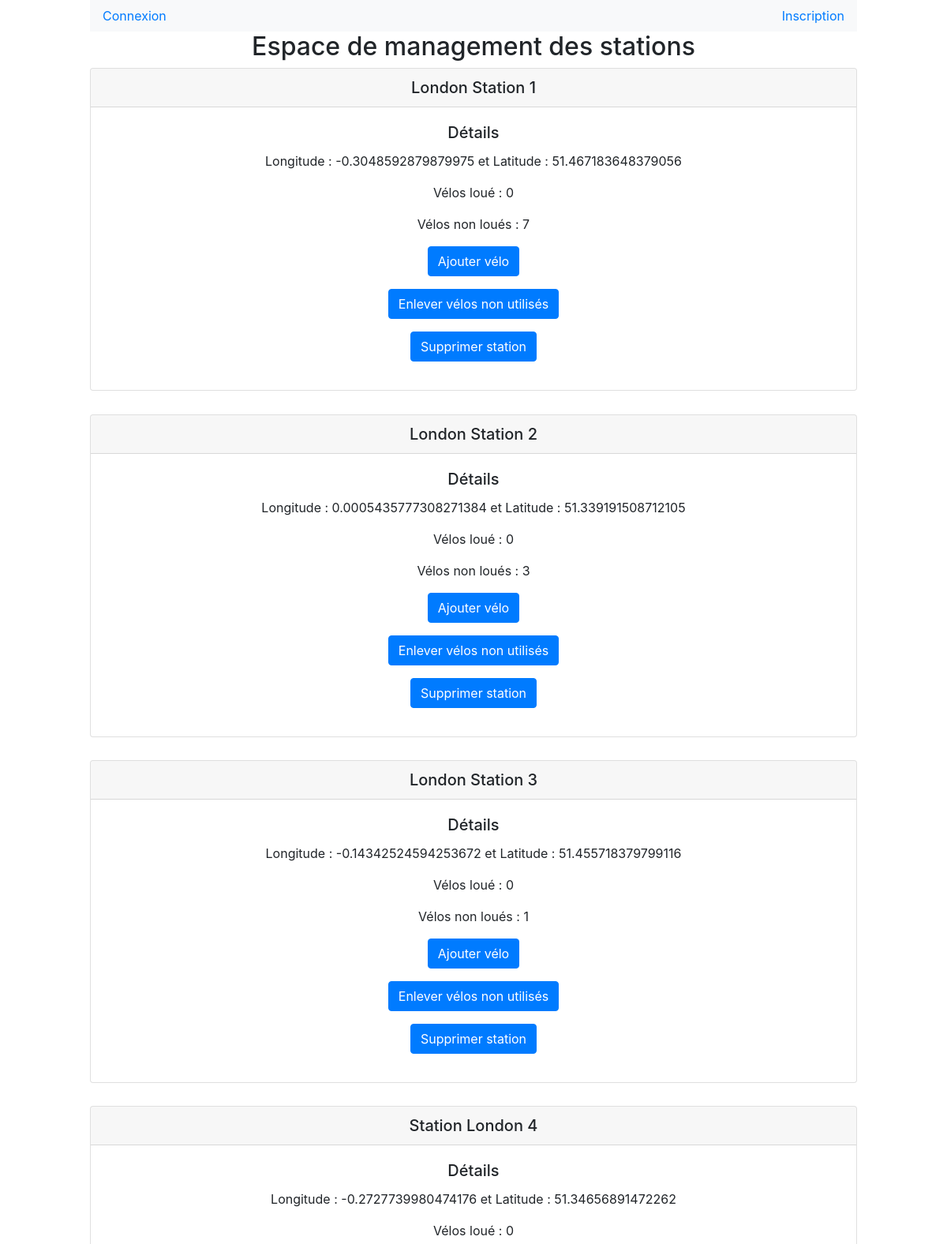
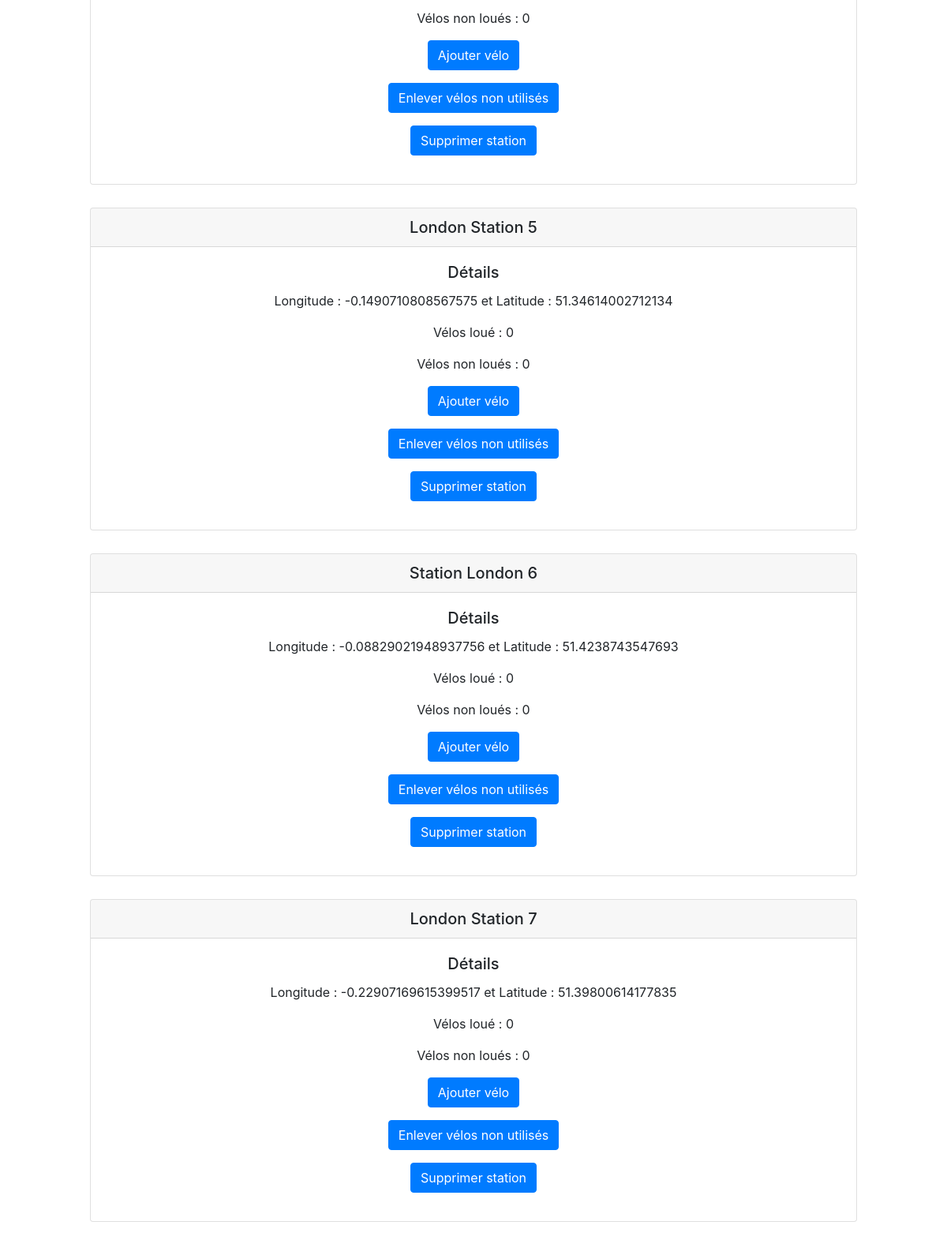
/gererstationsvelos.php (upper part), run on the app's committed database (2 pictures, top to bottom).
### tables this page shows
CREATE TABLE IF NOT EXISTS `stations` (
  `id` int(11) NOT NULL AUTO_INCREMENT,
  `nom` varchar(255) NOT NULL,
  `longitude` varchar(255) NOT NULL,
  `latitude` varchar(255) NOT NULL,
  PRIMARY KEY (`id`)
);

### gererstationsvelos.php (the view, shortened to what this page needs)
<?php
include ("header.php");
?>
<body class="container" style="text-align:center;">
    <h2>Espace de management des stations</h2>
    <?php
        $requete = $db->prepare('SELECT * FROM stations');
        $requete->execute();
        $row = $requete->fetchall();
        foreach ($row as $value) {
            $requete = $db->prepare('SELECT * FROM velos JOIN stationsvelosutilisateurs ON velos.id = stationsvelosutilisateurs.idvelos JOIN stations ON stationsvelosutilisateurs.idstations = stations.id WHERE etat="non louer" AND stations.id = '.$value[0].'');
            $requete->execute();
            $count = $requete->rowCount();
            $requete2 = $db->prepare('SELECT * FROM velos JOIN stationsvelosutilisateurs ON velos.id = stationsvelosutilisateurs.idvelos JOIN stations ON stationsvelosutilisateurs.idstations = stations.id WHERE etat="louer" AND stations.id = '.$value[0].'');
            $requete2->execute();
            $count2 = $requete2->rowCount();
            echo '<div class="card" style="margin-bottom:3%;">
            <h5 class="card-header">'.$value[1].'</h5>
            <div class="card-body">
              <h5 class="card-title">Détails</h5>
              <p class="card-text">Longitude : '.$value[2].' et Latitude : '.$value[3].'</p>
              <p class="card-text">Vélos loué : '.$count2.'</p>
              <p class="card-text">Vélos non loués : '.$count.'</p>
              <form method="POST" action="">
                <div class="form-group">
                    <input type="hidden" class="form-control" id="ajouterVelo" name="ajouterVelo" value='.$value[0].'>
                    <button type="submit" class="btn btn-primary">
                    Ajouter vélo
                    </button>
                </div>
              </form>
              <form method="POST" action="">
                <div class="form-group">
                    <input type="hidden" class="form-control" id="enleverVelosNonUtilisés" name="enleverVelosNonUtilisés" value='.$value[0].'>
                    <button type="submit" class="btn btn-primary">
                    Enlever vélos non utilisés
                    </button>
                </div>
              </form>
              <form method="POST" action="">
                <div class="form-group">
                    <input type="hidden" name="supprimerStation" value='.$value[0].'>
                    <button type="submit"class="btn btn-primary">
                    Supprimer station
                    </button>
                </div>
              </form>
            </div>
          </div>';
        }
    ?>
</body>
<?php include ("footer.php");?>

### css/styles.css (style rules this page uses)
.container { padding-left:7%; padding-right:7%; }

### data on the page
stations: nom "London Station 1", longitude "-0.3048592879879975", latitude "51.467183648379056", count2 "0", count "7"
stations: nom "London Station 2", longitude "0.0005435777308271384", latitude "51.339191508712105", count2 "0", count "3"
stations: nom "London Station 3", longitude "-0.14342524594253672", latitude "51.455718379799116", count2 "0", count "1"
stations: nom "Station London 4", longitude "-0.2727739980474176", latitude "51.34656891472262", count2 "0", count "0"
stations: nom "London Station 5", longitude "-0.1490710808567575", latitude "51.34614002712134", count2 "0", count "0"
stations: nom "Station London 6", longitude "-0.08829021948937756", latitude "51.4238743547693", count2 "0", count "0"
stations: nom "London Station 7", longitude "-0.22907169615399517", latitude "51.39800614177835", count2 "0", count "0"
